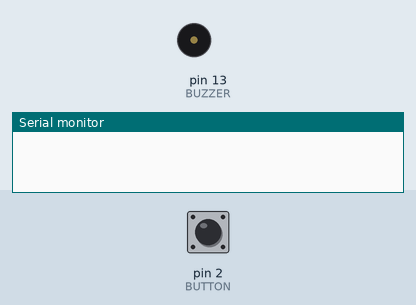
A sketch run on a simulated Arduino Uno, built with avr-gcc and run on an emulated ATmega328P. On the bench: buzzer (waves = sounding), the last lines printed to the serial monitor. Inputs (shaded band) come from the test bench; at power-on: pin 2 (BUTTON) HIGH.

Above: at 1.2 s.
1.3 s: pin 2 (BUTTON) pulled LOW for 0.15 s
At 1.55 s:
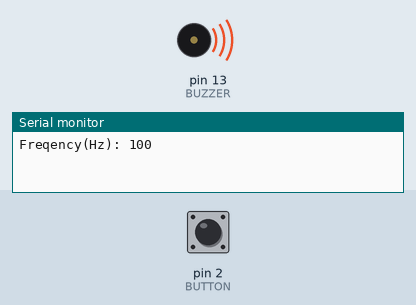
Timing chart, 0 to 4.3 s (numbered marks = the images above; inputs shaded):
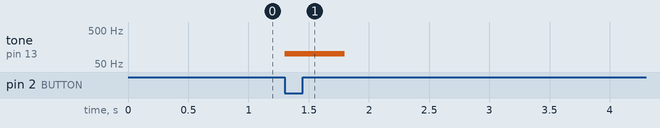

Measured:
- after the input at 1.3 s, tone on pin 13 (BUZZER): silent → 100 Hz at once, → silent 0.50 s later

The sketch:

ex04_02_10.ino
```cpp
// 버튼 누를 때마다 부저의 주파수 증가

#define BUTTON 2
#define BUZZER 13
int prev_value = 0, freq = 100;

void setup() {
  pinMode(BUTTON, INPUT);
  pinMode(BUZZER, OUTPUT);
  Serial.begin(9600);
}

void loop() {
  int value = digitalRead(BUTTON);
  if (value == 0 && prev_value == 1) {
    tone(BUZZER, freq, 500);
    Serial.print("Freqency(Hz): ");
    Serial.println(freq);
    if (freq >= 500) {
      freq = 100;
    } else {
      freq += 100;
    }
  }
  prev_value = value;
}
```
